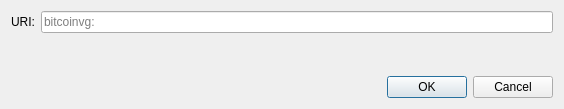
<?xml version="1.0" encoding="UTF-8"?>
<ui version="4.0">
 <class>OpenURIDialog</class>
 <widget class="QDialog" name="OpenURIDialog">
  <property name="geometry">
   <rect>
    <x>0</x>
    <y>0</y>
    <width>564</width>
    <height>109</height>
   </rect>
  </property>
  <property name="windowTitle">
   <string>Open bitcoinvg URI</string>
  </property>
  <layout class="QVBoxLayout" name="verticalLayout">
   <item>
    <layout class="QHBoxLayout" name="horizontalLayout">
     <item>
      <widget class="QLabel" name="label">
       <property name="text">
        <string>URI:</string>
       </property>
      </widget>
     </item>
     <item>
      <widget class="QValidatedLineEdit" name="uriEdit">
       <property name="placeholderText">
        <string notr="true">bitcoinvg:</string>
       </property>
      </widget>
     </item>
    </layout>
   </item>
   <item>
    <spacer name="verticalSpacer">
     <property name="orientation">
      <enum>Qt::Vertical</enum>
     </property>
     <property name="sizeHint" stdset="0">
      <size>
       <width>20</width>
       <height>40</height>
      </size>
     </property>
    </spacer>
   </item>
   <item>
    <widget class="QDialogButtonBox" name="buttonBox">
     <property name="orientation">
      <enum>Qt::Horizontal</enum>
     </property>
     <property name="standardButtons">
      <set>QDialogButtonBox::Cancel|QDialogButtonBox::Ok</set>
     </property>
    </widget>
   </item>
  </layout>
 </widget>
 <customwidgets>
  <customwidget>
   <class>QValidatedLineEdit</class>
   <extends>QLineEdit</extends>
   <header>qt/qvalidatedlineedit.h</header>
  </customwidget>
 </customwidgets>
 <resources/>
 <connections>
  <connection>
   <sender>buttonBox</sender>
   <signal>accepted()</signal>
   <receiver>OpenURIDialog</receiver>
   <slot>accept()</slot>
   <hints>
    <hint type="sourcelabel">
     <x>248</x>
     <y>254</y>
    </hint>
    <hint type="destinationlabel">
     <x>157</x>
     <y>274</y>
    </hint>
   </hints>
  </connection>
  <connection>
   <sender>buttonBox</sender>
   <signal>rejected()</signal>
   <receiver>OpenURIDialog</receiver>
   <slot>reject()</slot>
   <hints>
    <hint type="sourcelabel">
     <x>316</x>
     <y>260</y>
    </hint>
    <hint type="destinationlabel">
     <x>286</x>
     <y>274</y>
    </hint>
   </hints>
  </connection>
 </connections>
</ui>
